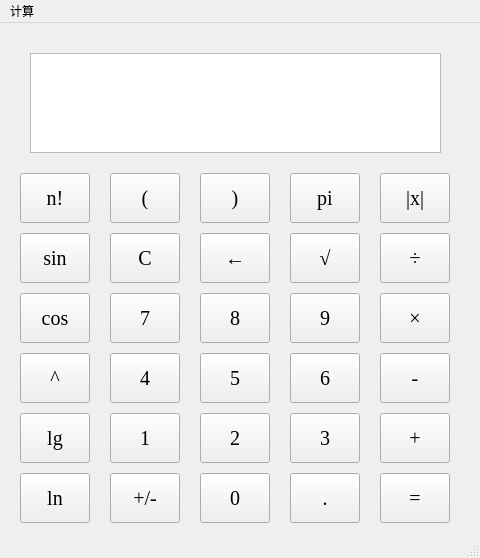
<?xml version="1.0" encoding="UTF-8"?>
<ui version="4.0">
 <class>Calculator_1_1</class>
 <widget class="QMainWindow" name="Calculator_1_1">
  <property name="geometry">
   <rect>
    <x>0</x>
    <y>0</y>
    <width>480</width>
    <height>558</height>
   </rect>
  </property>
  <property name="windowTitle">
   <string>Calculator V1.1</string>
  </property>
  <widget class="QWidget" name="centralwidget">
   <widget class="QTextBrowser" name="textBrowser">
    <property name="geometry">
     <rect>
      <x>30</x>
      <y>30</y>
      <width>411</width>
      <height>100</height>
     </rect>
    </property>
    <property name="font">
     <font>
      <family>Terminal</family>
      <pointsize>12</pointsize>
     </font>
    </property>
    <property name="cursor" stdset="0">
     <cursorShape>ArrowCursor</cursorShape>
    </property>
    <property name="html">
     <string>&lt;!DOCTYPE HTML PUBLIC &quot;-//W3C//DTD HTML 4.0//EN&quot; &quot;http://www.w3.org/TR/REC-html40/strict.dtd&quot;&gt;
&lt;html&gt;&lt;head&gt;&lt;meta name=&quot;qrichtext&quot; content=&quot;1&quot; /&gt;&lt;style type=&quot;text/css&quot;&gt;
p, li { white-space: pre-wrap; }
&lt;/style&gt;&lt;/head&gt;&lt;body style=&quot; font-family:'Terminal'; font-size:12pt; font-weight:400; font-style:normal;&quot;&gt;
&lt;p style=&quot;-qt-paragraph-type:empty; margin-top:0px; margin-bottom:0px; margin-left:0px; margin-right:0px; -qt-block-indent:0; text-indent:0px;&quot;&gt;&lt;br /&gt;&lt;/p&gt;&lt;/body&gt;&lt;/html&gt;</string>
    </property>
   </widget>
   <widget class="QPushButton" name="pushButton_Dot">
    <property name="geometry">
     <rect>
      <x>290</x>
      <y>450</y>
      <width>70</width>
      <height>50</height>
     </rect>
    </property>
    <property name="font">
     <font>
      <family>Times New Roman</family>
      <pointsize>15</pointsize>
     </font>
    </property>
    <property name="text">
     <string>.</string>
    </property>
   </widget>
   <widget class="QPushButton" name="pushButton_6">
    <property name="geometry">
     <rect>
      <x>290</x>
      <y>330</y>
      <width>70</width>
      <height>50</height>
     </rect>
    </property>
    <property name="font">
     <font>
      <family>Times New Roman</family>
      <pointsize>15</pointsize>
     </font>
    </property>
    <property name="text">
     <string>6</string>
    </property>
   </widget>
   <widget class="QPushButton" name="pushButton_8">
    <property name="geometry">
     <rect>
      <x>200</x>
      <y>270</y>
      <width>70</width>
      <height>50</height>
     </rect>
    </property>
    <property name="font">
     <font>
      <family>Times New Roman</family>
      <pointsize>15</pointsize>
     </font>
    </property>
    <property name="text">
     <string>8</string>
    </property>
   </widget>
   <widget class="QPushButton" name="pushButton_Eq">
    <property name="geometry">
     <rect>
      <x>380</x>
      <y>450</y>
      <width>70</width>
      <height>50</height>
     </rect>
    </property>
    <property name="font">
     <font>
      <family>Times New Roman</family>
      <pointsize>15</pointsize>
     </font>
    </property>
    <property name="text">
     <string>=</string>
    </property>
   </widget>
   <widget class="QPushButton" name="pushButton_Del">
    <property name="geometry">
     <rect>
      <x>200</x>
      <y>210</y>
      <width>70</width>
      <height>50</height>
     </rect>
    </property>
    <property name="font">
     <font>
      <family>Times New Roman</family>
      <pointsize>15</pointsize>
     </font>
    </property>
    <property name="text">
     <string>←</string>
    </property>
   </widget>
   <widget class="QPushButton" name="pushButton_1">
    <property name="geometry">
     <rect>
      <x>110</x>
      <y>390</y>
      <width>70</width>
      <height>50</height>
     </rect>
    </property>
    <property name="font">
     <font>
      <family>Times New Roman</family>
      <pointsize>15</pointsize>
     </font>
    </property>
    <property name="text">
     <string>1</string>
    </property>
   </widget>
   <widget class="QPushButton" name="pushButton_9">
    <property name="geometry">
     <rect>
      <x>290</x>
      <y>270</y>
      <width>70</width>
      <height>50</height>
     </rect>
    </property>
    <property name="font">
     <font>
      <family>Times New Roman</family>
      <pointsize>15</pointsize>
     </font>
    </property>
    <property name="text">
     <string>9</string>
    </property>
   </widget>
   <widget class="QPushButton" name="pushButton_Div">
    <property name="geometry">
     <rect>
      <x>380</x>
      <y>210</y>
      <width>70</width>
      <height>50</height>
     </rect>
    </property>
    <property name="font">
     <font>
      <family>Times New Roman</family>
      <pointsize>15</pointsize>
     </font>
    </property>
    <property name="text">
     <string>÷</string>
    </property>
   </widget>
   <widget class="QPushButton" name="pushButton_0">
    <property name="geometry">
     <rect>
      <x>200</x>
      <y>450</y>
      <width>70</width>
      <height>50</height>
     </rect>
    </property>
    <property name="font">
     <font>
      <family>Times New Roman</family>
      <pointsize>15</pointsize>
     </font>
    </property>
    <property name="text">
     <string>0</string>
    </property>
   </widget>
   <widget class="QPushButton" name="pushButton_4">
    <property name="geometry">
     <rect>
      <x>110</x>
      <y>330</y>
      <width>70</width>
      <height>50</height>
     </rect>
    </property>
    <property name="font">
     <font>
      <family>Times New Roman</family>
      <pointsize>15</pointsize>
     </font>
    </property>
    <property name="text">
     <string>4</string>
    </property>
   </widget>
   <widget class="QPushButton" name="pushButton_Sign">
    <property name="geometry">
     <rect>
      <x>110</x>
      <y>450</y>
      <width>70</width>
      <height>50</height>
     </rect>
    </property>
    <property name="font">
     <font>
      <family>Times New Roman</family>
      <pointsize>15</pointsize>
     </font>
    </property>
    <property name="text">
     <string>+/-</string>
    </property>
   </widget>
   <widget class="QPushButton" name="pushButton_5">
    <property name="geometry">
     <rect>
      <x>200</x>
      <y>330</y>
      <width>70</width>
      <height>50</height>
     </rect>
    </property>
    <property name="font">
     <font>
      <family>Times New Roman</family>
      <pointsize>15</pointsize>
     </font>
    </property>
    <property name="text">
     <string>5</string>
    </property>
   </widget>
   <widget class="QPushButton" name="pushButton_7">
    <property name="geometry">
     <rect>
      <x>110</x>
      <y>270</y>
      <width>70</width>
      <height>50</height>
     </rect>
    </property>
    <property name="font">
     <font>
      <family>Times New Roman</family>
      <pointsize>15</pointsize>
     </font>
    </property>
    <property name="text">
     <string>7</string>
    </property>
   </widget>
   <widget class="QPushButton" name="pushButton_Minus">
    <property name="geometry">
     <rect>
      <x>380</x>
      <y>330</y>
      <width>70</width>
      <height>50</height>
     </rect>
    </property>
    <property name="font">
     <font>
      <family>Times New Roman</family>
      <pointsize>15</pointsize>
     </font>
    </property>
    <property name="text">
     <string>-</string>
    </property>
   </widget>
   <widget class="QPushButton" name="pushButton_Times">
    <property name="geometry">
     <rect>
      <x>380</x>
      <y>270</y>
      <width>70</width>
      <height>50</height>
     </rect>
    </property>
    <property name="font">
     <font>
      <family>Times New Roman</family>
      <pointsize>15</pointsize>
     </font>
    </property>
    <property name="text">
     <string>×</string>
    </property>
   </widget>
   <widget class="QPushButton" name="pushButton_Sqrt">
    <property name="geometry">
     <rect>
      <x>290</x>
      <y>210</y>
      <width>70</width>
      <height>50</height>
     </rect>
    </property>
    <property name="font">
     <font>
      <family>Times New Roman</family>
      <pointsize>15</pointsize>
     </font>
    </property>
    <property name="text">
     <string>√</string>
    </property>
   </widget>
   <widget class="QPushButton" name="pushButton_3">
    <property name="geometry">
     <rect>
      <x>290</x>
      <y>390</y>
      <width>70</width>
      <height>50</height>
     </rect>
    </property>
    <property name="font">
     <font>
      <family>Times New Roman</family>
      <pointsize>15</pointsize>
     </font>
    </property>
    <property name="text">
     <string>3</string>
    </property>
   </widget>
   <widget class="QPushButton" name="pushButton_Plus">
    <property name="geometry">
     <rect>
      <x>380</x>
      <y>390</y>
      <width>70</width>
      <height>50</height>
     </rect>
    </property>
    <property name="font">
     <font>
      <family>Times New Roman</family>
      <pointsize>15</pointsize>
     </font>
    </property>
    <property name="text">
     <string>+</string>
    </property>
   </widget>
   <widget class="QPushButton" name="pushButton_C">
    <property name="geometry">
     <rect>
      <x>110</x>
      <y>210</y>
      <width>70</width>
      <height>50</height>
     </rect>
    </property>
    <property name="font">
     <font>
      <family>Times New Roman</family>
      <pointsize>15</pointsize>
     </font>
    </property>
    <property name="text">
     <string>C</string>
    </property>
   </widget>
   <widget class="QPushButton" name="pushButton_2">
    <property name="geometry">
     <rect>
      <x>200</x>
      <y>390</y>
      <width>70</width>
      <height>50</height>
     </rect>
    </property>
    <property name="font">
     <font>
      <family>Times New Roman</family>
      <pointsize>15</pointsize>
     </font>
    </property>
    <property name="text">
     <string>2</string>
    </property>
   </widget>
   <widget class="QPushButton" name="pushButton_10">
    <property name="geometry">
     <rect>
      <x>20</x>
      <y>270</y>
      <width>70</width>
      <height>50</height>
     </rect>
    </property>
    <property name="font">
     <font>
      <family>Times New Roman</family>
      <pointsize>15</pointsize>
     </font>
    </property>
    <property name="text">
     <string>cos</string>
    </property>
   </widget>
   <widget class="QPushButton" name="pushButton_11">
    <property name="geometry">
     <rect>
      <x>20</x>
      <y>390</y>
      <width>70</width>
      <height>50</height>
     </rect>
    </property>
    <property name="font">
     <font>
      <family>Times New Roman</family>
      <pointsize>15</pointsize>
     </font>
    </property>
    <property name="text">
     <string>lg</string>
    </property>
   </widget>
   <widget class="QPushButton" name="pushButton_C_2">
    <property name="geometry">
     <rect>
      <x>20</x>
      <y>210</y>
      <width>70</width>
      <height>50</height>
     </rect>
    </property>
    <property name="font">
     <font>
      <family>Times New Roman</family>
      <pointsize>15</pointsize>
     </font>
    </property>
    <property name="text">
     <string>sin</string>
    </property>
   </widget>
   <widget class="QPushButton" name="pushButton_Sign_2">
    <property name="geometry">
     <rect>
      <x>20</x>
      <y>450</y>
      <width>70</width>
      <height>50</height>
     </rect>
    </property>
    <property name="font">
     <font>
      <family>Times New Roman</family>
      <pointsize>15</pointsize>
     </font>
    </property>
    <property name="text">
     <string>ln</string>
    </property>
   </widget>
   <widget class="QPushButton" name="pushButton_12">
    <property name="geometry">
     <rect>
      <x>20</x>
      <y>330</y>
      <width>70</width>
      <height>50</height>
     </rect>
    </property>
    <property name="font">
     <font>
      <family>Times New Roman</family>
      <pointsize>15</pointsize>
     </font>
    </property>
    <property name="text">
     <string>^</string>
    </property>
   </widget>
   <widget class="QPushButton" name="pushButton_C_3">
    <property name="geometry">
     <rect>
      <x>20</x>
      <y>150</y>
      <width>70</width>
      <height>50</height>
     </rect>
    </property>
    <property name="font">
     <font>
      <family>Times New Roman</family>
      <pointsize>15</pointsize>
     </font>
    </property>
    <property name="text">
     <string>n!</string>
    </property>
   </widget>
   <widget class="QPushButton" name="pushButton_Sqrt_2">
    <property name="geometry">
     <rect>
      <x>290</x>
      <y>150</y>
      <width>70</width>
      <height>50</height>
     </rect>
    </property>
    <property name="font">
     <font>
      <family>Times New Roman</family>
      <pointsize>15</pointsize>
     </font>
    </property>
    <property name="text">
     <string>pi</string>
    </property>
   </widget>
   <widget class="QPushButton" name="pushButton_Del_2">
    <property name="geometry">
     <rect>
      <x>200</x>
      <y>150</y>
      <width>70</width>
      <height>50</height>
     </rect>
    </property>
    <property name="font">
     <font>
      <family>Times New Roman</family>
      <pointsize>15</pointsize>
     </font>
    </property>
    <property name="text">
     <string>)</string>
    </property>
   </widget>
   <widget class="QPushButton" name="pushButton_Div_2">
    <property name="geometry">
     <rect>
      <x>380</x>
      <y>150</y>
      <width>70</width>
      <height>50</height>
     </rect>
    </property>
    <property name="font">
     <font>
      <family>Times New Roman</family>
      <pointsize>15</pointsize>
     </font>
    </property>
    <property name="text">
     <string>|x|</string>
    </property>
   </widget>
   <widget class="QPushButton" name="pushButton_C_4">
    <property name="geometry">
     <rect>
      <x>110</x>
      <y>150</y>
      <width>70</width>
      <height>50</height>
     </rect>
    </property>
    <property name="font">
     <font>
      <family>Times New Roman</family>
      <pointsize>15</pointsize>
     </font>
    </property>
    <property name="text">
     <string>(</string>
    </property>
   </widget>
  </widget>
  <widget class="QMenuBar" name="menubar">
   <property name="geometry">
    <rect>
     <x>0</x>
     <y>0</y>
     <width>480</width>
     <height>26</height>
    </rect>
   </property>
   <widget class="QMenu" name="menu">
    <property name="title">
     <string>计算</string>
    </property>
   </widget>
   <addaction name="menu"/>
  </widget>
  <widget class="QStatusBar" name="statusbar"/>
 </widget>
 <resources/>
 <connections/>
</ui>
